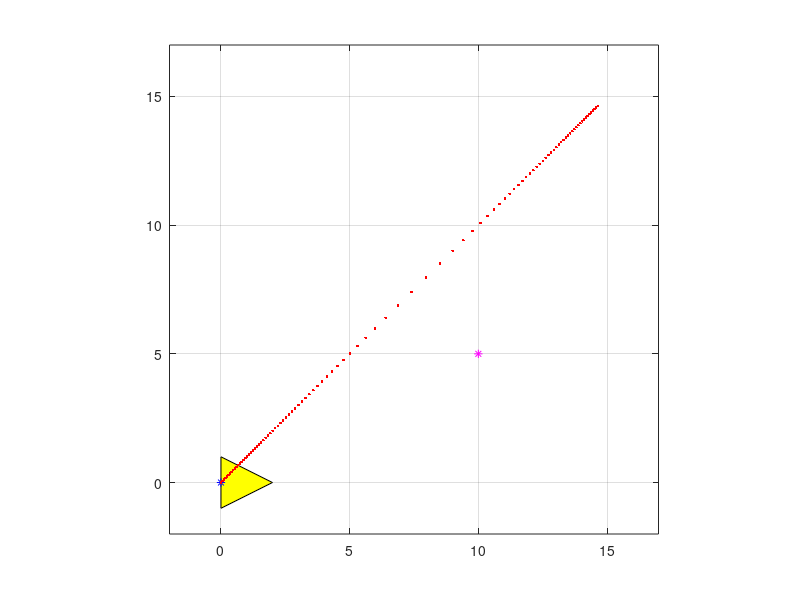

Source code (MATLAB): (Note: this script raises an error after producing the figure.)
close all
clear

% Add Lib to Path
addpath 'lib'

R = [ 0 0  2
      1 -1 0
    ];

Rh = R; 
Rh(3,:) = 1;

hR = fill(Rh(1,:), Rh(2,:), 'y');
axis equal; grid on; hold on;

Pi = [0, 0];
S = [10, 5];
k = 10;
a = pi/4;

plot(Pi(1), Pi(2), '*b', S(1), S(2), '*m');
axis([-2 17 -2 17])

N = 100;
Dt = 1;
allangle = [];
allv = zeros(N);
P = zeros(N,2);
P(1,:) = Pi;
for n = 1:N
    d = norm(P(n,:) - S);     % (distance to source)
    v = k/(d^2);         % excitatory
    % v = k*d -> inhibitory
    P(n+1,:) = P(n,:) + v*[cos(a); sin(a)]'*Dt;

    allv(n) = v;
    allangle = cat(2, allangle, a);
end

plot(P(:,1), P(:,2), '.r');
for n=1:height(P)
    T = transl(P(n,:)') * rotat(allangle(n));
    nR = T * Rh;
    hR.XData = nR(1,:); hR.YData = nR(2,:);
    pause(0.05);
end



